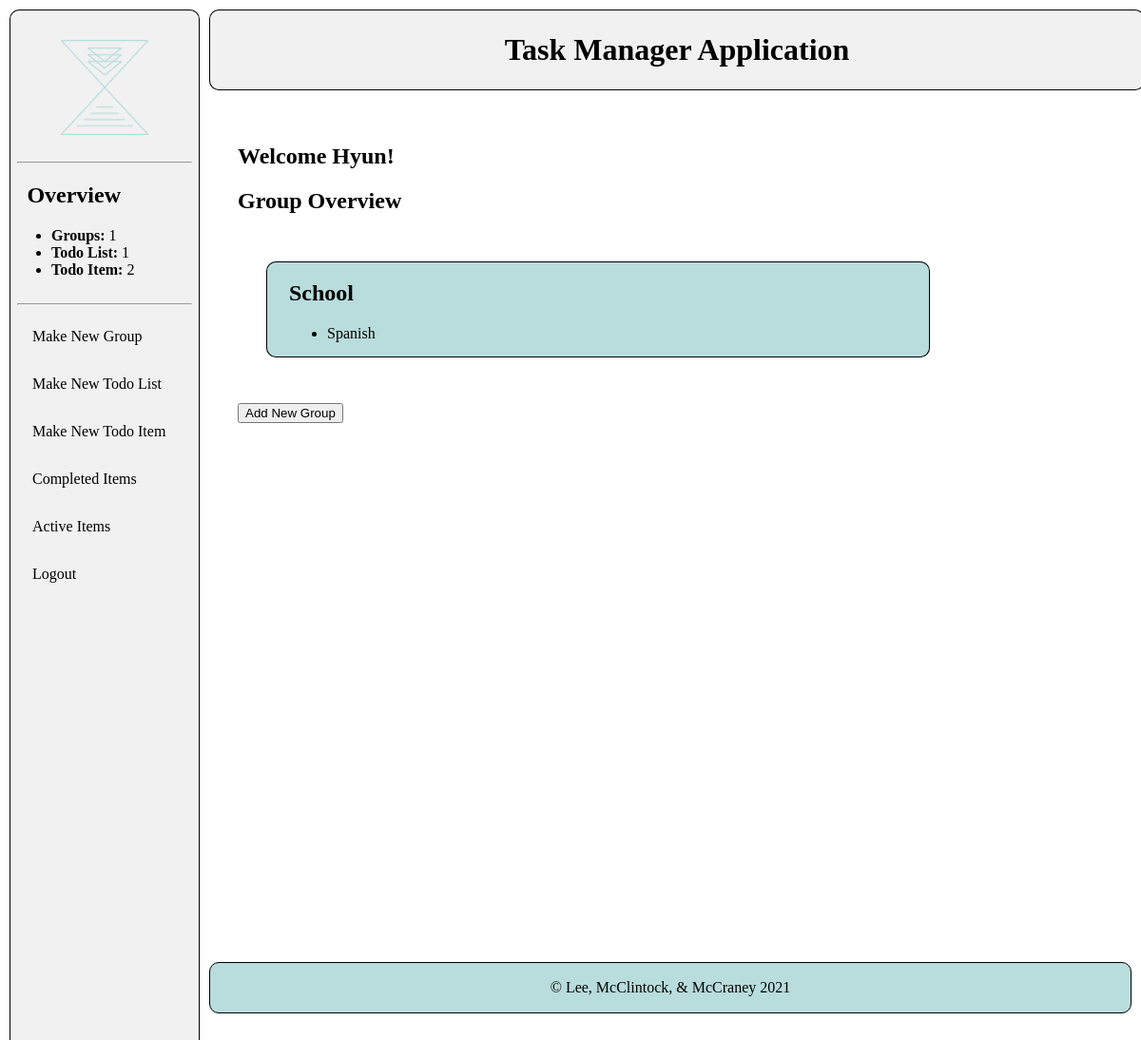
/ (signed in), run on an earlier commit of the app's database.
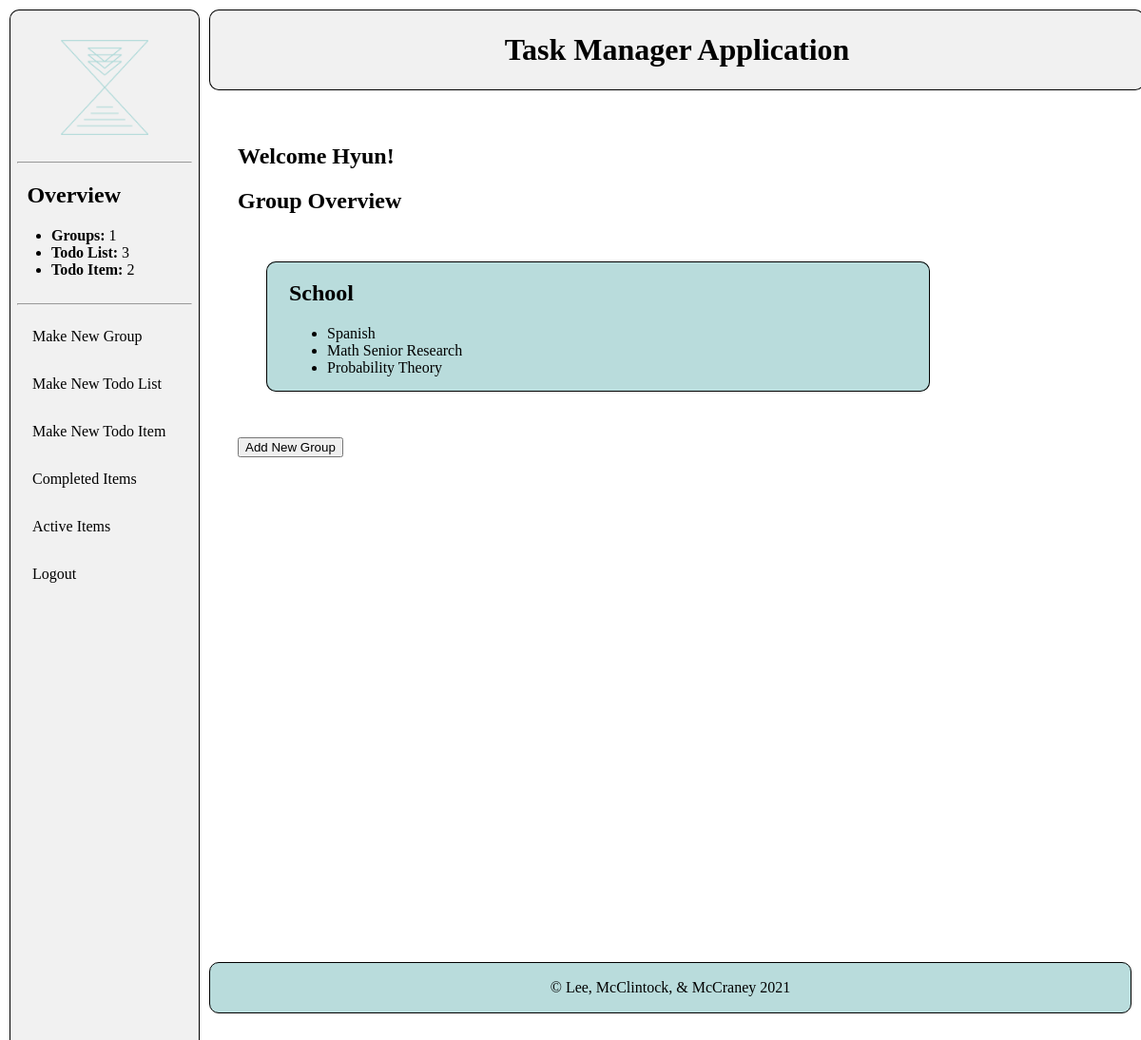
And on a later commit of the database.
### calendarApp/models.py (models this page shows, shortened)
class Group(models.Model):
    user = models.ForeignKey(User, on_delete=models.CASCADE)
    name = models.CharField(max_length=200)
    def __str__(self):
        return self.name

class TodoList(models.Model):
    user = models.ForeignKey(User, on_delete=models.CASCADE)
    group = models.ForeignKey(Group, on_delete=models.CASCADE)
    name = models.CharField(max_length=200)
    def getGroup(self):
        return str(self.group)

### calendarApp/views.py (the view)
# urls.py: path('', views.index, name='index'),
@login_required
def index(request):
    groups = Group.objects.filter(user=request.user)
    todoLists = TodoList.objects.filter(user=request.user)
    todoItems = TodoItem.objects.filter(user=request.user)
    context = {
        "groups": groups,
        "todoLists": todoLists,
        "todoItems": todoItems,
    }
    return render(request, "index.html", context=context)

### calendarSite/context_processors.py (called while the page is built)
def count(request):
    if request.user.is_authenticated:
        return {
            'num_Group': Group.objects.filter(user=request.user).count(),
            'num_TodoList': TodoList.objects.filter(user=request.user).count(),
            'num_TodoItem': TodoItem.objects.filter(user=request.user, completed=False).count(),
        }
    else:
        return {
            'num_Group': 0,
            'num_TodoList':0,
            'num_TodoItem': 0,
        }

### calendarApp/templates/index.html
{% extends "base_generic.html" %}
{% block content %}
<div class="content">
  <div class="main">
    {% if user.is_authenticated %}
      <h2>Welcome {{user.first_name}}!</h2>
    {% endif %}
    <h2>Group Overview</h2>
    {% if groups %}
      <div class="indexOverview">
        {% for group in groups %}
          <div class="groups">
            <h2><a href="/{{group.name}}">{{group.name}}</a></h2>
            <ul class="todoList">
            {% for todoList in todoLists %}
              {% if todoList.getGroup == group.name %}
                <li><a href="/{{todoList.group}}/{{todoList.name}}">{{todoList.name}}</a></li>
              {% endif %}
            {% endfor %}
            </ul>
          </div>
        {% endfor %}
      </div>
      <br>
      <button onclick="location.href='/makeNewGroup'">Add New Group</button>
    {% endif %}
  </div>
</div>
{% endblock %}

What changed in the data, as far as the page shows it:
added TodoList: name "Math Senior Research"
added TodoList: name "Probability Theory"
Also different on the page:
{{ num_TodoList }}: "1" → "3"
